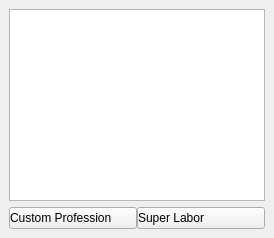
  <widget class="BaseDock" name="dock_custom_professions">
   <property name="minimumSize">
    <size>
     <width>223</width>
     <height>143</height>
    </size>
   </property>
   <property name="windowTitle">
    <string>Customizations</string>
   </property>
   <attribute name="dockWidgetArea">
    <number>2</number>
   </attribute>
   <widget class="QWidget" name="dockWidgetContents_2">
    <layout class="QVBoxLayout" name="verticalLayout">
     <item>
      <widget class="QTreeWidget" name="tree_custom_professions">
       <property name="contextMenuPolicy">
        <enum>Qt::CustomContextMenu</enum>
       </property>
       <property name="showDropIndicator" stdset="0">
        <bool>false</bool>
       </property>
       <property name="alternatingRowColors">
        <bool>true</bool>
       </property>
       <property name="indentation">
        <number>5</number>
       </property>
       <property name="uniformRowHeights">
        <bool>false</bool>
       </property>
       <property name="sortingEnabled">
        <bool>true</bool>
       </property>
       <attribute name="headerVisible">
        <bool>false</bool>
       </attribute>
       <column>
        <property name="text">
         <string notr="true">1</string>
        </property>
       </column>
      </widget>
     </item>
     <item>
      <layout class="QHBoxLayout" name="horizontalLayout_2">
       <property name="spacing">
        <number>0</number>
       </property>
       <item>
        <widget class="QPushButton" name="btn_new_custom_profession">
         <property name="toolTip">
          <string>Add a new custom profession.</string>
         </property>
         <property name="statusTip">
          <string>Add a new custom profession.</string>
         </property>
         <property name="whatsThis">
          <string>Add a new custom profession.</string>
         </property>
         <property name="styleSheet">
          <string notr="true">Text-align:left</string>
         </property>
         <property name="text">
          <string>Custom Profession</string>
         </property>
         <property name="icon">
          <iconset resource="../resources.qrc">
           <normaloff>:/img/document--plus.png</normaloff>:/img/document--plus.png</iconset>
         </property>
        </widget>
       </item>
       <item>
        <widget class="QPushButton" name="btn_new_super_labor">
         <property name="toolTip">
          <string>Add a new super labor. Super labors are columns that allow the toggling of multiple labors at a time.</string>
         </property>
         <property name="statusTip">
          <string>Add a new super labor. Super labors are columns that allow the toggling of multiple labors at a time.</string>
         </property>
         <property name="whatsThis">
          <string>Add a new super labor. Super labors are columns that allow the toggling of multiple labors at a time.</string>
         </property>
         <property name="styleSheet">
          <string notr="true">Text-align:left</string>
         </property>
         <property name="text">
          <string>Super Labor</string>
         </property>
         <property name="icon">
          <iconset resource="../resources.qrc">
           <normaloff>:/img/table-insert-column.png</normaloff>:/img/table-insert-column.png</iconset>
         </property>
        </widget>
       </item>
      </layout>
     </item>
    </layout>
   </widget>
  </widget>
